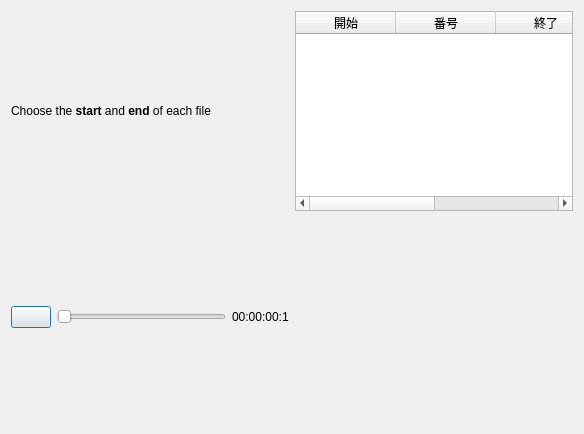
<?xml version="1.0" encoding="UTF-8"?>
<ui version="4.0">
 <class>Dialog</class>
 <widget class="QDialog" name="Dialog">
  <property name="geometry">
   <rect>
    <x>0</x>
    <y>0</y>
    <width>584</width>
    <height>434</height>
   </rect>
  </property>
  <property name="windowTitle">
   <string>Split File</string>
  </property>
  <property name="windowIcon">
   <iconset resource="../../../images/openshot.qrc">
    <normaloff>:/openshot.svg</normaloff>:/openshot.svg</iconset>
  </property>
  <property name="autoFillBackground">
   <bool>false</bool>
  </property>
  <layout class="QGridLayout" name="gridLayout">
    <item row="4" column="0">
        <widget class="QDialogButtonBox" name="buttonBox">
            <property name="enabled">
            <bool>true</bool>
            </property>
            <property name="orientation">
            <enum>Qt::Horizontal</enum>
            </property>
            <property name="standardButtons">
            <set>QDialogButtonBox::NoButton</set>
            </property>
        </widget>
    </item>
    <item row="2" column="0">
        <layout class="QHBoxLayout" name="horizontalLayout">
            <item>
                <layout class="QVBoxLayout" name="verticalLayout">
                    <item>
                        <widget class="QLabel" name="lblInstructions">
                        <property name="text">
                        <string>Choose the &lt;b&gt;start&lt;/b&gt; and &lt;b&gt;end&lt;/b&gt; of each file</string>
                        </property>
                        </widget>
                    </item>
                    <item>
                        <layout class="QHBoxLayout" name="horizontalLayout_3">
                            <item>
                                <widget class="QPushButton" name="btnPlay">
                                <property name="text">
                                    <string/>
                                </property>
                                <property name="icon">
                                    <iconset theme="media-playback-start"/>
                                </property>
                                <property name="checkable">
                                    <bool>true</bool>
                                </property>
                                </widget>
                            </item>
                            <item>
                                <widget class="QSlider" name="sliderVideo">
                                <property name="tracking">
                                    <bool>true</bool>
                                </property>
                                <property name="orientation">
                                    <enum>Qt::Horizontal</enum>
                                </property>
                                </widget>
                            </item>
                            <item>
                                <widget class="QLabel" name="lblVideoTime">
                                <property name="text">
                                    <string>00:00:00:1</string>
                                </property>
                                </widget>
                            </item>
                        </layout>
                    </item>
                </layout>
            </item>
            <item>
                <layout class="QVBoxLayout" name="verticalLayoutText">
                    <item>
                        <widget class="QTableWidget" name="tableSteps">
                            <property name="columnCount">
                                <number>4</number>
                            </property>
                            <property name="sizePolicy">
                                <sizepolicy hsizetype="Expanding" vsizetype="Preferred">
                                    <horstretch>0</horstretch>
                                    <verstretch>0</verstretch>
                                </sizepolicy>
                            </property>
                            <column>
                                <property name="text">
                                    <string>開始</string>
                                </property>
                            </column>
                            <column>
                                <property name="text">
                                    <string>番号</string>
                                </property>
                            </column>
                            <column>
                                <property name="text">
                                    <string>終了</string>
                                </property>
                            </column>
                            <column>
                                <property name="text">
                                    <string>手順</string>
                                </property>
                            </column>
                        </widget>
                    </item>
                    <item>
                        <widget class="QWidget" name="widgetControls" native="true">
                        <layout class="QHBoxLayout" name="horizontalLayout_2">
                            <item>
                                <layout class="QVBoxLayout" name="verticalLayout_2">
                                    <item>
                                        <widget class="QLabel" name="label">
                                        <property name="sizePolicy">
                                        <sizepolicy hsizetype="Preferred" vsizetype="Fixed">
                                            <horstretch>0</horstretch>
                                            <verstretch>0</verstretch>
                                        </sizepolicy>
                                        </property>
                                        <property name="alignment">
                                        <set>Qt::AlignCenter</set>
                                        </property>
                                        </widget>
                                    </item>
                                </layout>
                            </item>
                        </layout>
                        </widget>
                    </item>
                </layout>
            </item>
        </layout>
    </item>
  </layout>
  <action name="actionPlay">
   <property name="icon">
    <iconset theme="media-playback-start"/>
   </property>
   <property name="text">
    <string>Play</string>
   </property>
   <property name="toolTip">
    <string>Play</string>
   </property>
  </action>
 </widget>
 <resources/>
 <connections>
  <connection>
   <sender>buttonBox</sender>
   <signal>rejected()</signal>
   <receiver>Dialog</receiver>
   <slot>reject()</slot>
   <hints>
    <hint type="sourcelabel">
     <x>184</x>
     <y>234</y>
    </hint>
    <hint type="destinationlabel">
     <x>286</x>
     <y>274</y>
    </hint>
   </hints>
  </connection>
  <connection>
   <sender>buttonBox</sender>
   <signal>accepted()</signal>
   <receiver>Dialog</receiver>
   <slot>accept()</slot>
   <hints>
    <hint type="sourcelabel">
     <x>184</x>
     <y>228</y>
    </hint>
    <hint type="destinationlabel">
     <x>157</x>
     <y>274</y>
    </hint>
   </hints>
  </connection>
 </connections>

</ui>
